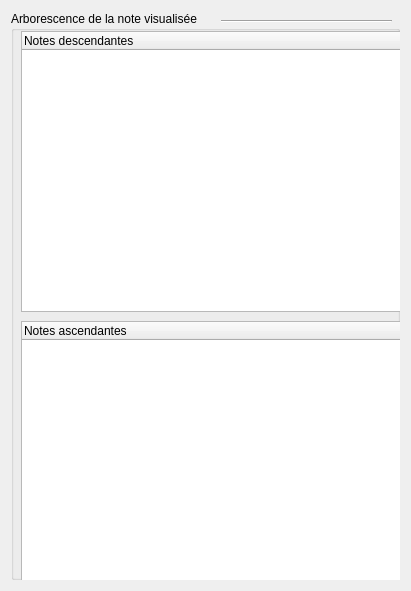
     <widget class="QWidget" name="verticalLayoutWidget_3">
      <property name="geometry">
       <rect>
        <x>719</x>
        <y>29</y>
        <width>411</width>
        <height>591</height>
       </rect>
      </property>
      <layout class="QVBoxLayout" name="verticalLayout_3">
       <item>
        <widget class="QGroupBox" name="arborescenceNote">
         <property name="title">
          <string>Arborescence de la note visualisée</string>
         </property>
         <property name="flat">
          <bool>false</bool>
         </property>
         <property name="checkable">
          <bool>false</bool>
         </property>
         <widget class="QTreeWidget" name="notesDescendantes">
          <property name="geometry">
           <rect>
            <x>10</x>
            <y>20</y>
            <width>391</width>
            <height>281</height>
           </rect>
          </property>
          <column>
           <property name="text">
            <string>Notes descendantes</string>
           </property>
          </column>
         </widget>
         <widget class="QTreeWidget" name="notesAscendantes">
          <property name="geometry">
           <rect>
            <x>10</x>
            <y>310</y>
            <width>391</width>
            <height>271</height>
           </rect>
          </property>
          <column>
           <property name="text">
            <string>Notes ascendantes</string>
           </property>
          </column>
         </widget>
         <widget class="Line" name="line">
          <property name="geometry">
           <rect>
            <x>210</x>
            <y>0</y>
            <width>171</width>
            <height>20</height>
           </rect>
          </property>
          <property name="orientation">
           <enum>Qt::Horizontal</enum>
          </property>
         </widget>
        </widget>
       </item>
      </layout>
     </widget>
